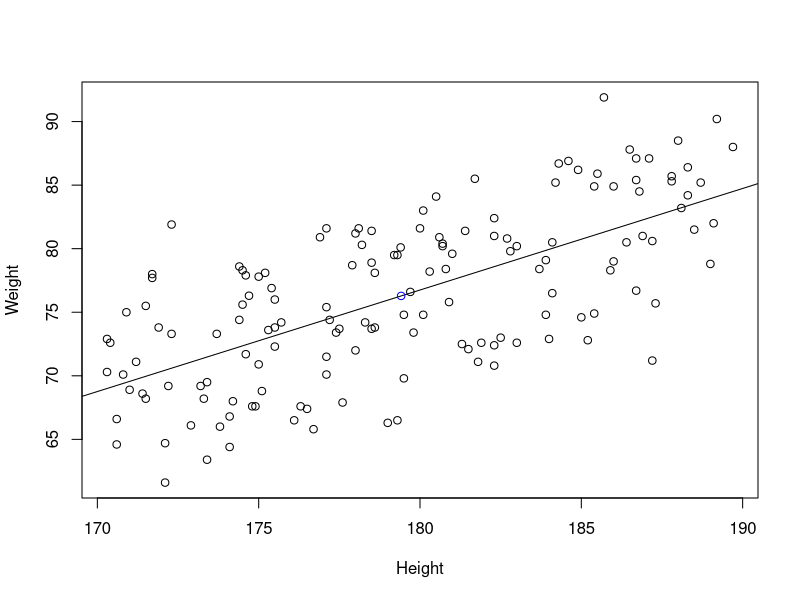

Here is the R script that generated this plot:
# Read Data 
tmp_data = read.table("weight_full.txt", header = T);

x_data = tmp_data$height;
y_data = tmp_data$weight;


# calculate values
data_num = lengths(tmp_data[1]);
mean_height = sum(tmp_data$height) / data_num;
mean_weight = sum(tmp_data$weight) / data_num;
cat("mean_x : ",mean_height,'\n')
cat("mean_y : ",mean_weight,'\n')

# plot 
plot(x = x_data ,y = y_data, xlab = "Height", ylab = "Weight");
reg = lm(y_data ~ x_data);
abline(reg);
points(mean_height, mean_weight, col = "blue");
b1_up = 0;
q2 = 0;
q3 = 0;
q4 = 0;
for (i in 1:data_num) {
    b1_up = b1_up + (tmp_data$height[i] - mean_height) * (tmp_data$weight[i] - mean_weight);
    q2 = q2 + (x_data[i] - mean_height) * y_data[i];
    q3 = q3 + x_data[i] * (y_data[i] - mean_weight);
    q4 = q4 + x_data[i] * y_data[i];
}

b1_down = 0;
for (i in 1:data_num) {
    b1_down = b1_down + (tmp_data$height[i] - mean_height) ^ 2;
}
b1 = b1_up / b1_down;
cat("b1 : ",b1,'\n')
b0 = mean_weight - b1 * mean_height;
cat("b0 : ",b0,'\n')

cat("q1 : ", b1_up, '\n');
cat("q2 : ", q2, '\n');
cat("q3 : ", q3, '\n');
cat("q4 : ", q4, '\n');

